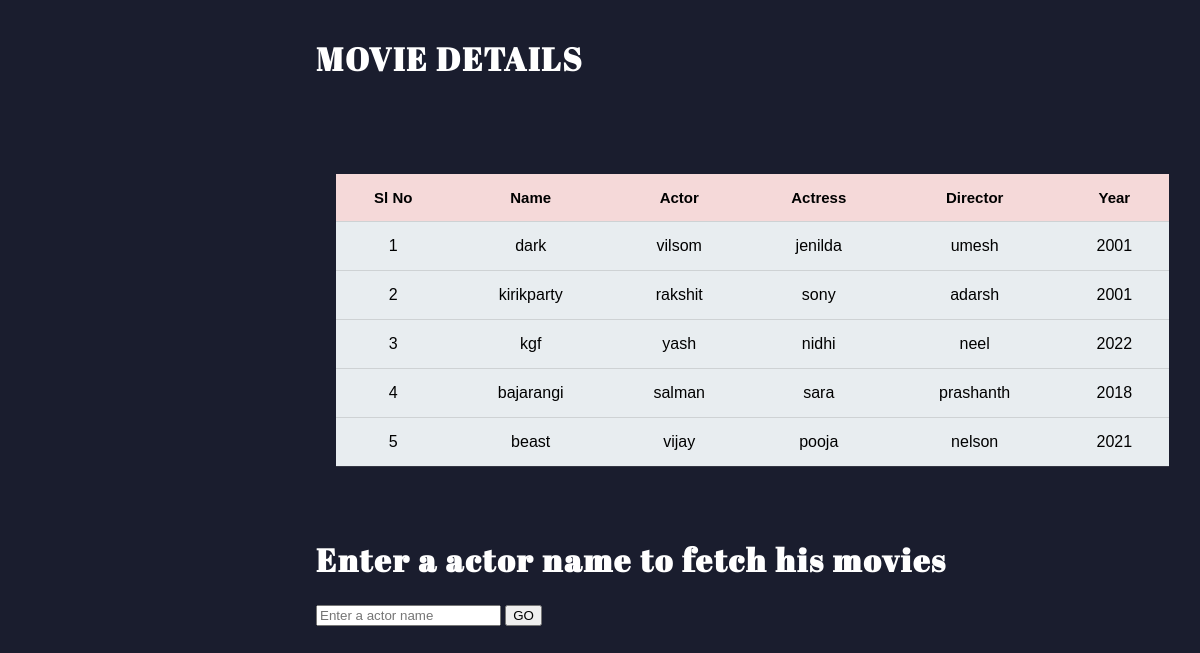
Screenshot of /display.php with the database file from the repository.
### tables this page shows
CREATE TABLE `movie` (
  `name` varchar(20) NOT NULL,
  `actor` varchar(20) NOT NULL,
  `actress` varchar(20) NOT NULL,
  `director` varchar(20) NOT NULL,
  `year` int(20) NOT NULL
);

### display.php (the view, shortened to what this page needs)
<?php
$server="localhost";
$user="root";
$password="";
$db="db_movies";
$conn = mysqli_connect($server,$user,$password,$db);
?>
<!Doctype HTML>
<html>
<head>
	<link rel="stylesheet" href="dashboardGB.css" type="text/css"/>
    <link rel="stylesheet" href="tablenew.css" type="text/css"/>
	<link rel="stylesheet" href="https://cdnjs.cloudflare.com/ajax/libs/font-awesome/4.7.0/css/font-awesome.min.css">
</head>
<body>
<div id="main" >
    <h1> MOVIE DETAILS </h1>
    <br>
    <div class="header_fixed">
        <table>
        <thead>
        <tr>
            <th scope="col"> Sl No </th>
            <th scope="col"> Name </th>
            <th scope="col"> Actor </th>
            <th scope="col"> Actress </th>
            <th scope="col"> Director </th>
            <th scope="col"> Year </th>
        </tr>
        </thead>
        <tbody>
        <?php
             $query = "SELECT * FROM movie";
             $res = mysqli_query($conn , $query);
             $total = mysqli_num_rows($res);
             $sl=0;
             if($total!=0)
             {
             while($row=mysqli_fetch_array($res))
             {
                 $sl++;
        ?>
        <tr>
                <td><?php echo $sl; ?></td>
                <td><?php echo $row['name']; ?></td>
                <td><?php echo $row['actor']; ?></td>
                <td><?php echo $row['actress']; ?></td>
                <td><?php echo $row['director']; ?></td>
                <td><?php echo $row['year']; ?></td>
        </tr>
        <?php }
              }
              else
              {
                echo '<script type="text/javascript">';
                echo 'alert("No records found");';
                echo 'window.location.href="bdashboard.php";';
                echo "</script>";
              }
            ?>
        </tbody>
        </table>
    </div>
    <div class="container">
     <form action="actor_disp.php" method="POST">
       <div class="title" style="color:white;"><h1>Enter a actor name to fetch his movies</h1></div>
        <input type="text" name="actor_name" placeholder="Enter a actor name" required>
        <input type="submit" value="GO" />
            </div>
    </div>
</body>
</html

### dashboardGB.css (style rules this page uses)
body { margin:0px; padding: 0px; background-color: #1a1d2e; overflow: scroll; font-family: system-ui; }
#main { transition: margin-left .5s; padding: 16px; margin-left: 300px; }
table { font-family: arial, sans-serif; border-collapse: collapse; width: 100%; }
td, th { text-align: left; padding:15px; color: #ddd; border-bottom: 1px solid #81818140; }

### tablenew.css (style rules this page uses)
th,td { text-align:center; padding:15px; }
h1 { color:white; letter-spacing:2px; font-family: 'Abril Fatface', sans-serif; }
th { background-color:#f5f2ef; color:black; }
td { text-align:center; padding:15px; background-color:#e8edf0; color:black; }
table { width: 96%; border-collapse: collapse; border: 2px white rgb(230, 224, 224); }
.header_fixed { max-height: 100vh; padding:50px 20px; width: 100%; overflow: auto; ;*/ }
.header_fixed thead th { position: sticky; top: 0; background-color: rgb(245, 217, 217) ; color: #000000; font-size: 15px; }

### rows the page displays
movie: name "dark", actor "vilsom", actress "jenilda", director "umesh", year "2001"
movie: name "kirikparty", actor "rakshit", actress "sony", director "adarsh", year "2001"
movie: name "kgf", actor "yash", actress "nidhi", director "neel", year "2022"
movie: name "bajarangi", actor "salman", actress "sara", director "prashanth", year "2018"
movie: name "beast", actor "vijay", actress "pooja", director "nelson", year "2021"
